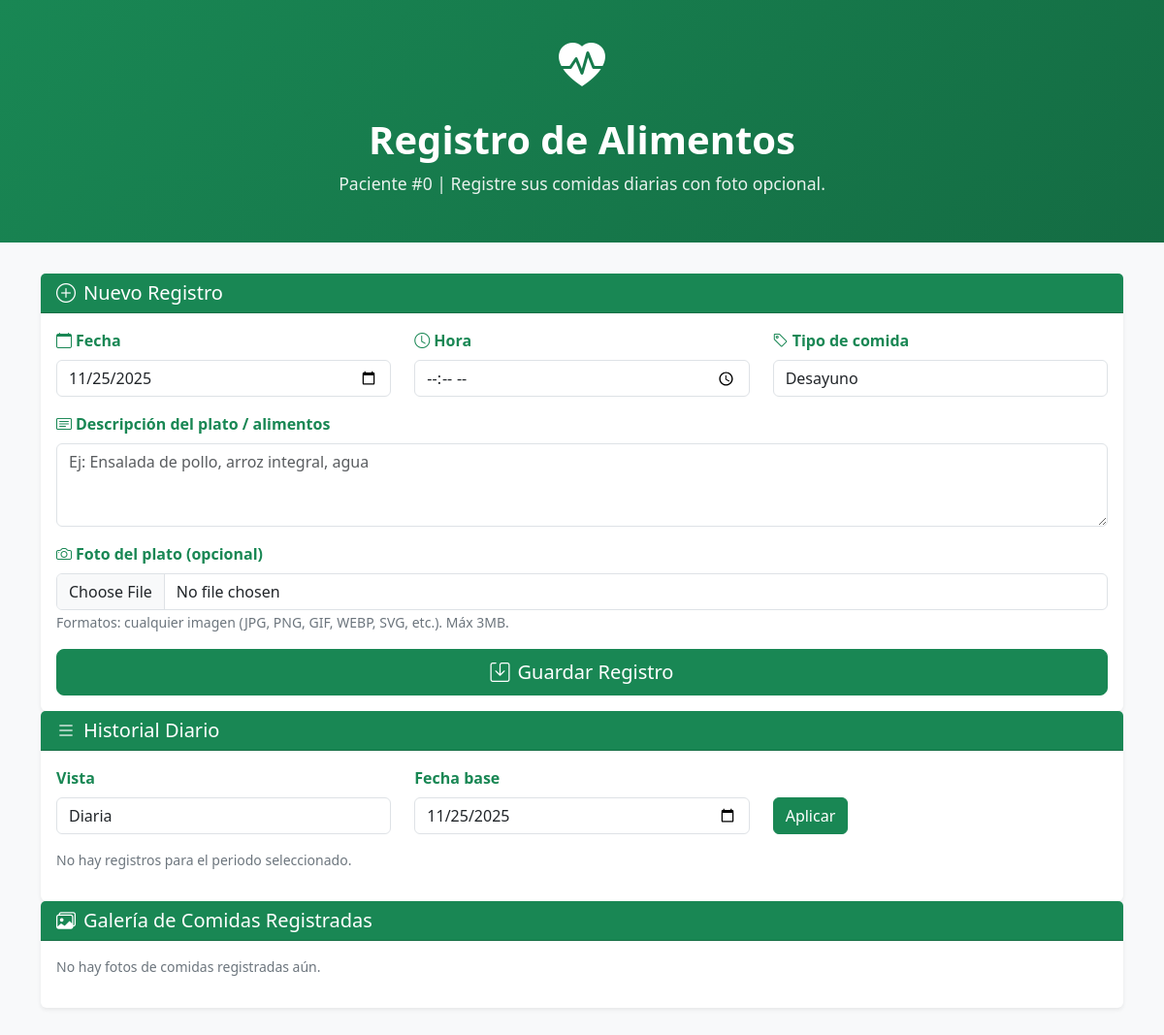
The page /Resgistro_Alimentos.php (signed in) on the database as committed earlier.
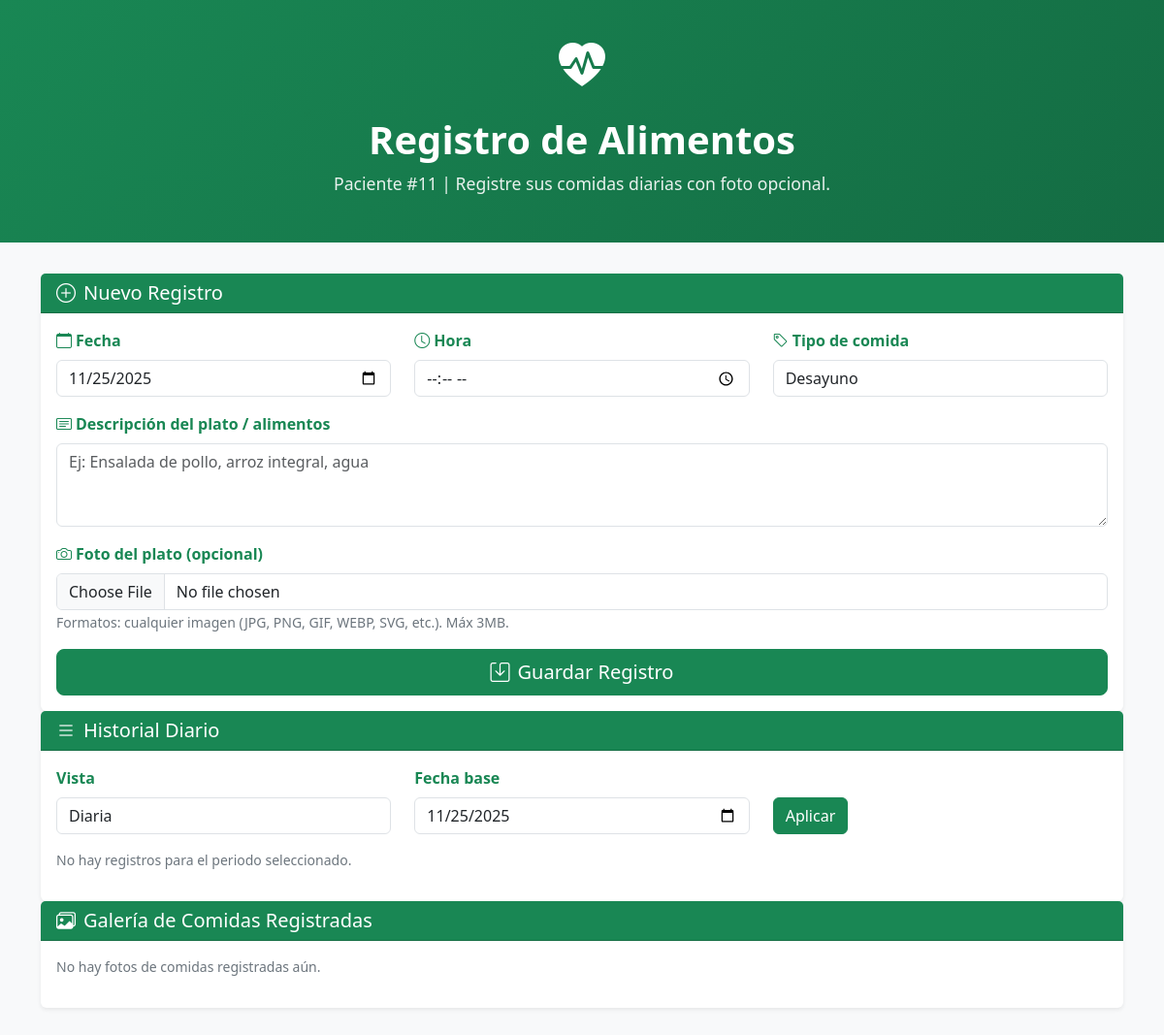
The same page on the database as committed later.
### tables this page shows
CREATE TABLE `pacientes` (
  `id_pacientes` int(11) NOT NULL,
  `id_usuarios` int(11) NOT NULL,
  `nombre_completo` varchar(100) DEFAULT NULL,
  `DNI` varchar(20) DEFAULT NULL,
  `fecha_nacimiento` date DEFAULT NULL,
  `edad` int(11) DEFAULT NULL,
  `telefono` varchar(20) DEFAULT NULL,
  `estado` enum('Activo','Inactivo') NOT NULL DEFAULT 'Activo'
);

### Resgistro_Alimentos.php (the view, shortened to what the changed rows need)
<?php
require_once __DIR__. '/db_connection.php';
$user_id = (int)$_SESSION['id_usuarios'];
$stmt = $conexion->prepare("SELECT id_pacientes FROM pacientes WHERE id_usuarios = ? LIMIT 1");
$stmt->bind_param('i', $user_id);
$stmt->execute();
$result = $stmt->get_result();
$userRole = $_SESSION['rol'] ?? 'Paciente';
if ($row = $result->fetch_assoc()) {
    $paciente_id = (int)$row['id_pacientes'];
} else {
    if ($userRole === 'Paciente') {
        $paciente_id = 0;
        $noRegistrado = true;
    } else {
        $paciente_id = 0;
    }
}
?>
<!DOCTYPE html>
<html lang="es">
<head>
    <link href="https://cdn.jsdelivr.net/npm/bootstrap@5.3.0/dist/css/bootstrap.min.css" rel="stylesheet">
    <link rel="stylesheet" href="https://cdn.jsdelivr.net/npm/bootstrap-icons@1.10.0/font/bootstrap-icons.css">
</head>
<body>
    <div class="header-section">
        <div class="container text-center">
            <div class="medical-icon">
                <i class="bi bi-heart-pulse-fill"></i>
            </div>
            <h1>Registro de Alimentos</h1>
            <p>Paciente #<?= (int)$paciente_id ?> | Registre sus comidas diarias con foto opcional.</p>
        </div>
    </div>
</body>
</html>

Rows that differ between the two databases and show on the page:
now on this page (row edited): pacientes: id_pacientes "11"
Other text that changed with them:
$paciente_id: "0" → (not shown)
